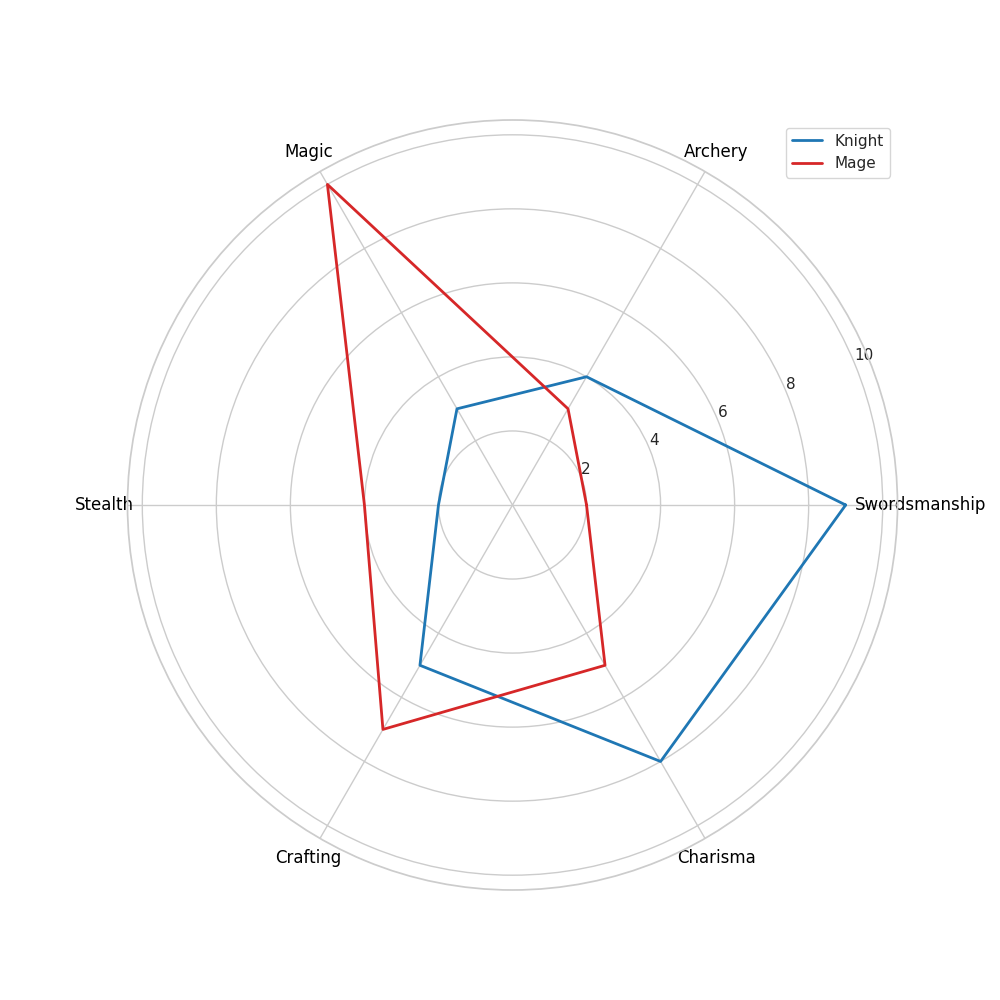

Generate this figure with Python:
import matplotlib.pyplot as plt
import numpy as np

skills = ['Swordsmanship', 'Archery', 'Magic', 'Stealth', 'Crafting', 'Charisma']
num_skills = len(skills)

knight_skills = [9, 4, 3, 2, 5, 8]
mage_skills = [2, 3, 10, 4, 7, 5]

angles = np.linspace(0, 2 * np.pi, num_skills, endpoint=False).tolist()
knight_skills += knight_skills[:1]
mage_skills += mage_skills[:1]
angles += angles[:1]

fig, ax = plt.subplots(figsize=(10, 10), subplot_kw=dict(polar=True))

# Shuffling the colors for knight and mage
ax.plot(angles, knight_skills, color='tab:blue', linewidth=2, label='Knight')
ax.plot(angles, mage_skills, color='tab:red', linewidth=2, label='Mage')

ax.set_xticks(angles[:-1])
ax.set_xticklabels(skills, fontsize=12, color='black')

ax.legend()
plt.show()
